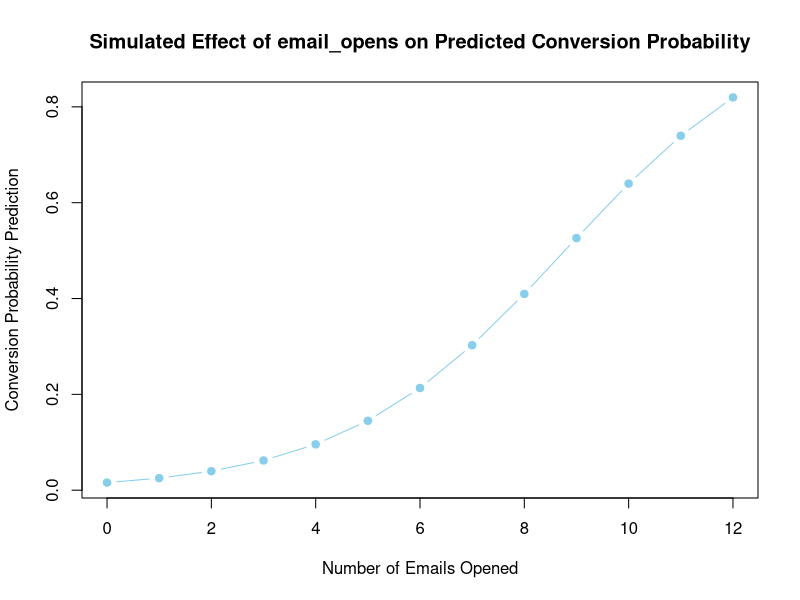

The R source for this figure:
#[1]
myData <- read.csv("marketing_conversion_data.csv")
myData
names(myData)
sum(is.na(myData))
str(myData)


#[2]
lpmModel <- lm(convert~ discount_pct + email_opens + income + loyalty_yrs + site_mins,
               data = myData)
flextable::as_flextable(lpmModel)


#[3]
logisticModel <- glm(convert~ discount_pct + email_opens + income + loyalty_yrs + site_mins,
                    data = myData,
                    family = binomial)
flextable::as_flextable(logisticModel)


#[4]
odds_ratio <- exp(coef(logisticModel))
odds_ratio
(1.089919456-1)*100
(1.599930641-1)*100
(0.984914244-1)*100
(0.982587189-1)*100
(1.090604237-1)*100


#[5]
new_data <- data.frame(
  discount_pct=c(10,28),
  email_opens=c(3,9),
  income=c(55,45),
  loyalty_yrs=c(1,2),
  site_mins=c(6,14)
)
new_data

predict(lpmModel, newdata = new_data, type = 'response')
predict(logisticModel, newdata = new_data, type = 'response')

pHatLin <- predict(lpmModel, type = 'response')
yHatLin <- ifelse(pHatLin >= .50, 1, 0)

pHatLog <- predict(logisticModel, type = 'response')
yHatLog <- ifelse(pHatLog >= .50, 1, 0)


#[6]
accuracy_lin <- mean(myData$convert == yHatLin)*100
accuracy_lin
accuracy_log <- mean(myData$convert == yHatLog)*100
accuracy_log

#[7]
simulation_data <- data.frame(
  discount_pct = mean(myData$discount_pct),
  email_opens  = seq(min(myData$email_opens), max(myData$email_opens), by = 1),
  income       = mean(myData$income),
  loyalty_yrs  = mean(myData$loyalty_yrs),
  site_mins    = mean(myData$site_mins))

simulation_data$probability_prediction <- predict(
  logisticModel, newdata = simulation_data, type = "response")
simulation_data

plot(simulation_data$email_opens, 
     simulation_data$probability_prediction, 
     type = "b", 
     pch = 19, 
     col = "skyblue",
     xlab = "Number of Emails Opened",
     ylab = "Conversion Probability Prediction",
     main = "Simulated Effect of email_opens on Predicted Conversion Probability")




#[8]
training_data <- myData[1:400, ]
validation_data <- myData[401:800, ]
Model_1 <- glm(convert ~ discount_pct + email_opens + income + loyalty_yrs + site_mins,
               data = training_data,
               family = binomial)
pHatModel_1 <- predict(Model_1,
                      newdata = validation_data,
                      type = 'response')
yHatModel_1 <- ifelse(pHatModel_1 >= .50, 1, 0)
flextable::as_flextable(Model_1)

Model_2 <- glm(convert ~ discount_pct + email_opens + income,
               data = training_data,
               family = binomial)
pHatModel_2 <- predict(Model_2,
                       newdata = validation_data,
                       type = 'response')
yHatModel_2 <- ifelse(pHatModel_2 >= .50, 1, 0)

accuracyModel_1 <- mean(validation_data$convert==yHatModel_1)*100
accuracyModel_1
accuracyModel_2 <- mean(validation_data$convert==yHatModel_2)*100
accuracyModel_2


#[9]
AIC(Model_1, Model_2)
